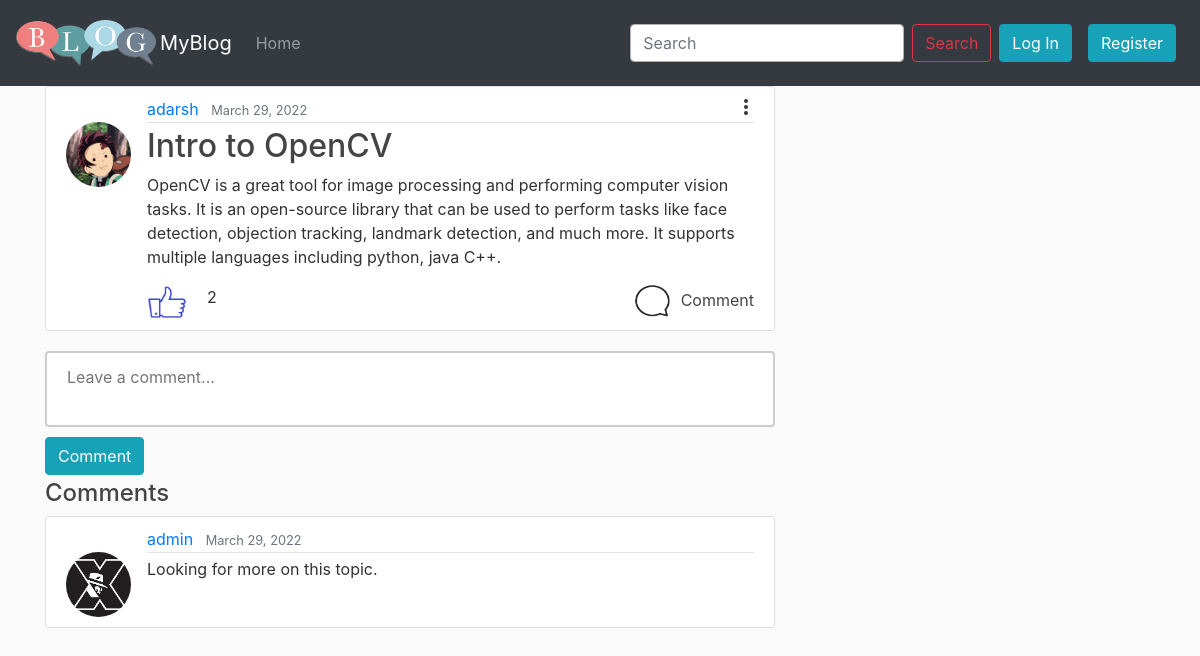
The page /post/8/ on the database its author committed.
### blog/models.py (models this page shows, shortened)
class Post(models.Model):
    title = models.CharField(max_length=100)
    content = models.TextField()
    date_posted = models.DateTimeField(default=timezone.now)
    author = models.ForeignKey(User,on_delete=models.CASCADE)
    likes = models.ManyToManyField(User,related_name='blog_post')

class Comment(models.Model):
    post = models.ForeignKey(Post,on_delete=models.CASCADE,related_name='comments')
    author = models.ForeignKey(User,on_delete=models.CASCADE)
    body = models.TextField()
    created_on = models.DateTimeField(auto_now_add=True)
    class Meta:
        ordering = ['created_on']
    def __str__(self):
        return 'Comment {} by {}'.format(self.body, self.author)

### users/models.py (models this page shows, shortened)
class Profile(models.Model):
    user = models.OneToOneField(User, on_delete=models.CASCADE)
    image = models.ImageField( default='default.png',upload_to='profile_pics')

### blog/views.py (the view, shortened to what this page needs)
# urls.py: path('post/<int:pk>/', get_post,name = 'post-detail'),
def get_post(request,pk):
    logger.info('$$$$$$$$$$$$$$$$$$$')
    post = Post.objects.get(id = pk)
    comments = Comment.objects.filter(post = post).order_by('-created_on')
    print(comments)
    context = {
        'post': post,
        'comments': comments
    }
    return render(request, 'blog/post_detail.html',context=context)

### templates/blog/post_detail.html (shortened to what this page needs)
{% extends "blog/base.html" %}
{% block content %}
<article class="media content-section">
    <img class="rounded-circle article-img" src="{{ post.author.profile.image.url }}">
    <div class="media-body">
        <div class="article-metadata">
            <a class="mr-2" href="{% url 'user-posts' post.author.username %}">{{ post.author }}</a>
            <small class="text-muted">{{ post.date_posted|date:"F d, Y" }}</small>
            <td>
                <div class="dropout">
                    <button class="more">
                        <span></span>
                        <span></span>
                        <span></span>
                    </button>
                </div>
            </td>
        </div>
        <h2 class="article-title">{{ post.title }}</h2>
        <p class="article-content">{{ post.content }}</p>
        <div>
            <div style="float: left;padding-right: 20px;">
                {% if request.user.is_authenticated %}
                {% if request.user in post.likes.all %}
                <form action="{% url 'unlike_post' post.pk %}" method="POST">
                    {% csrf_token %}
                    <button type="submit" name="post_id" value="{{ post.id }}" class="like-button"><img height="35px"
                            width="40px" src="/media/like/liked.png"></button>
                </form>
                {%else%}
                <form action="{% url 'like_post' post.pk %}" method="POST">
                    {% csrf_token %}
                    <button type="submit" name="post_id" value="{{ post.id }}" class="like-button"><img height="35px"
                            width="40px" src="/media/like/like.png"></button>
                </form>
                {%endif%}
                {% else %}
                <a href="{% url 'login' %}" class="like-button"><img height="35px" width="40px"
                        src="/media/like/like.png"></a>
                {% endif %}
            </div>
            <div style="float: left;"> {{ post.likes.count }} </div>
            <div style="float: right;">
                <a class="article-title" href="{% url 'post-detail' post.id %}"><img height="32px" width="37px"
                        style="margin-right: 10px;" src="/media/comment.png">Comment</a>
            </div>
        </div>
    </div>
</article>
<form id="usrform" method="POST">
    <textarea class="comment-form" name="comment" id="comment" form="usrform" placeholder="Leave a comment..."
        required></textarea>
    <button class="btn btn-info my-1" type="submit">Comment</button>
</form>
<h4>Comments</h4>
{% for comment in comments %}
<article class="media comment-section">
    <img class="rounded-circle article-img" src="{{ comment.author.profile.image.url }}">
    <div class="media-body">
        <div class="article-metadata">
            <a class="mr-2" href="{% url 'user-posts' comment.author.username %}">{{ comment.author }}</a>
            <small class="text-muted">{{ comment.created_on|date:"F d, Y" }}</small>
        </div>
        <p class="article-content">{{comment.body}}</p>
    </div>
</article>
{% endfor %}
{% endblock %}

### static/blog/main.css (style rules this page uses)
body { background: #fafafa; color: #333333; }
h1, h2, h3, h4, h5, h6 { color: #444444; }
.content-section { background: #ffffff; padding: 10px 20px; border: 1px solid #dddddd; border-radius: 3px; margin-bottom: 20px; }
.comment-section { background: #ffffff; padding: 10px 20px; border: 1px solid #dddddd; border-radius: 3px; margin-bottom: 20px; }
.article-title { color: #444444; }
.article-content { white-space: pre-line; }
.article-img { height: 65px; width: 65px; margin-right: 16px; margin-top: 25px; }
.article-metadata { padding-bottom: 1px; margin-bottom: 4px; border-bottom: 1px solid #e3e3e3; }
.more { border: none; background: transparent; }
.more span { display: block; width: 0.25rem; height: 0.25rem; background: #363636; border-radius: 50%; pointer-events: none; }
.more span:not(:last-child) { margin-bottom: 0.125rem; }
.dropout { float: right; z-index: 9001; width: fit-content; position: relative; margin-left: auto; margin-right: auto; }
.comment-form { width: 100%; height: 10%; padding: 12px 20px; box-sizing: border-box; border: 2px solid #ccc; border-radius: 4px; background-color: #ffffff; font-size: 16px; resize: none; }
.like-button { background-color: transparent; background-repeat: no-repeat; border: none; cursor: pointer; overflow: hidden; outline: none; }

### rows shown on the page
Post: author.profile.image (picture), author "adarsh", date_posted "March 29, 2022", title "Intro to OpenCV", content "OpenCV is a great tool for image processing and performing computer vision tasks. It is an open-source library that can be used to perform tasks like face detection, objection tracking, landmark detection, and much more. It supports multiple languages including python, java C++.", likes.count "2"
Comment: author.profile.image (picture), author "admin", created_on "March 29, 2022", body "Looking for more on this topic."
